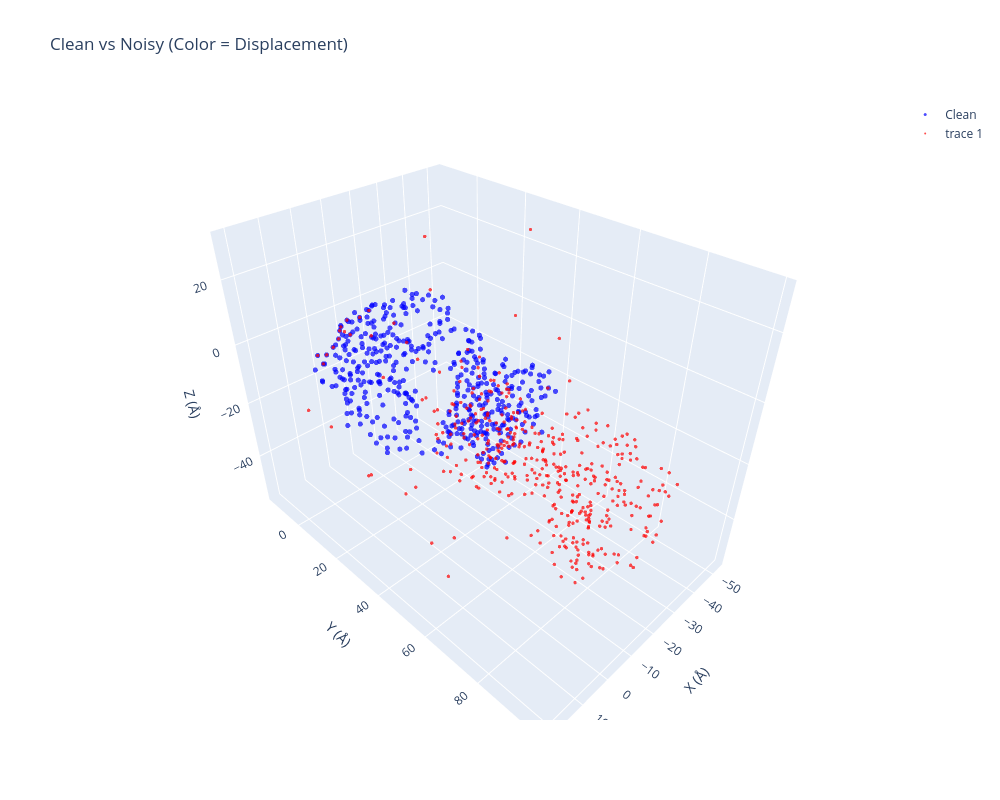
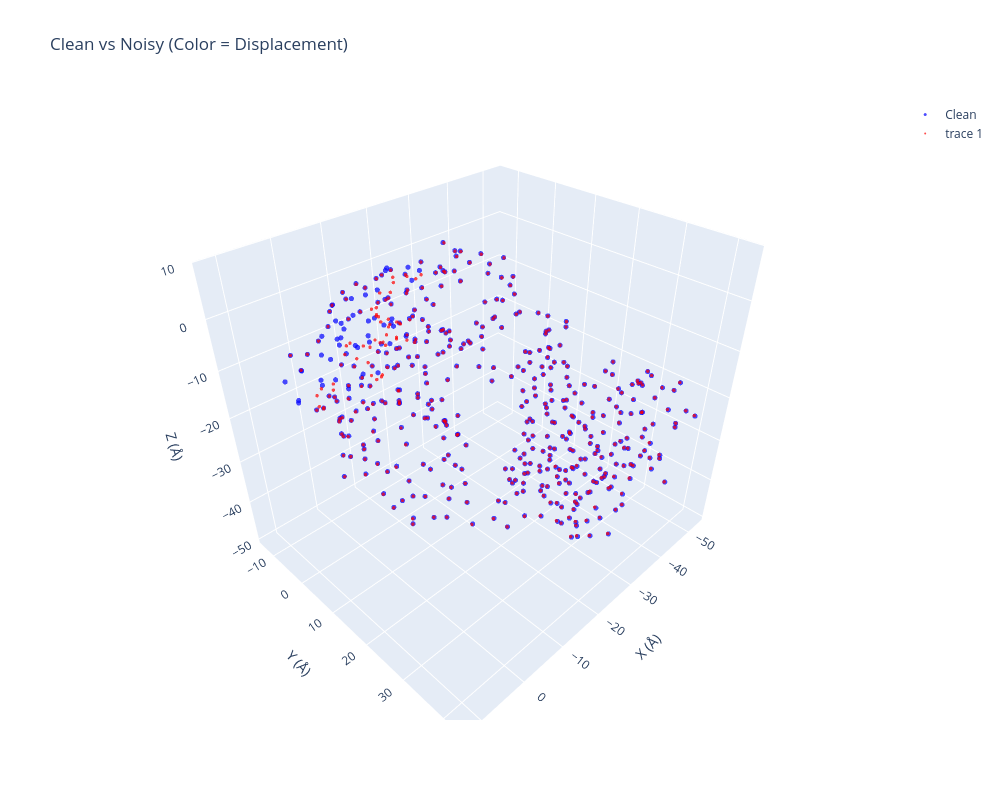

The notebook cell these images were saved under, in order:
### Markdown cell above
# 全链长，bb分析

### Code cell
import torch
import numpy as np
import plotly.graph_objects as go

def interactive_visualize(
    coords_clean: torch.Tensor,
    coords_noisy: torch.Tensor,
    atom_idx: int = 1,  # CA  # 1
    output_html: str = None
):
    """Plotly 交互式 3D 图，可旋转缩放，适合调试"""
    clean_ca = coords_clean[:, atom_idx].cpu().numpy()
    noisy_ca = coords_noisy[:, atom_idx].cpu().numpy()
    displacement = np.linalg.norm(clean_ca - noisy_ca, axis=1)
    
    fig = go.Figure()
    
    # 原始结构
    fig.add_trace(go.Scatter3d(
        x=clean_ca[:, 0], y=clean_ca[:, 1], z=clean_ca[:, 2],
        mode='markers',
        name='Clean',
        line=dict(width=2, color='blue'),
        marker=dict(size=3, color='blue', opacity=0.7)
    ))
    
    # 加噪结构（用颜色编码位移大小）
    fig.add_trace(go.Scatter3d(
        x=noisy_ca[:, 0], y=noisy_ca[:, 1], z=noisy_ca[:, 2],
        # mode='lines+markers',
        # name='Noisy',
        # marker=dict(
        #     size=5,
        #     color=displacement,
        #     colorscale='RdYlBu_r',  # 红=大扰动，蓝=小扰动
        #     colorbar=dict(title="Displacement (Å)"),
        #     opacity=0.8
        # )
        mode='markers',
        # name='Noisy',
        line=dict(width=1, color='red'),
        marker=dict(size=2, color='red', opacity=0.7)
        # line=dict(width=2, color='red'),
        # marker=dict(size=3, color='red', opacity=0.7)
    ))
    
    fig.update_layout(
        title="Clean vs Noisy (Color = Displacement)",
        scene=dict(
            xaxis_title='X (Å)',
            yaxis_title='Y (Å)',
            zaxis_title='Z (Å)',
            aspectmode='data'  # 保持 1:1:1 比例
        ),
        width=1000,
        height=800
    )
    
    if output_html:
        fig.write_html(output_html)
        print(f"✅ Interactive plot saved: {output_html}")
    
    fig.show()
    # return fig


# save
"""

# 预测对比原始数据
torch.save({
    'perturb': inputs['cord-p'],
    'pre': pred,
    'clean': tgt
}, '/root/private_data/luog/codex/IgGM/see/seefile/perturb_per_clean.pt')


"""


# 加载文件
loaded_dict = torch.load(
    '/root/private_data/luog/codex/IgGM/see/seefile/S27_1779975866.pt',
    map_location='cpu',    
    weights_only=True       
)

# 使用


# interactive_visualize(
#     coords_clean = loaded_dict['clean'].squeeze(0).detach()[25:30,:,:] ,
#     coords_noisy = loaded_dict['perturb'].squeeze(0).detach()[25:30,:,:] ,
# )
# # interactive_visualize(
# #     coords_clean = loaded_dict['perturb'].squeeze(0).detach() ,
# #     coords_noisy = loaded_dict['pre'].squeeze(0).detach() ,
# # )

# interactive_visualize(
#     coords_clean = loaded_dict['clean'].squeeze(0).detach()[25:30,:,:] ,
#     coords_noisy = loaded_dict['pre'].squeeze(0).detach()[25:30,:,:] ,
# )

interactive_visualize(
    coords_clean = loaded_dict['clean'].squeeze(0).detach() ,
    coords_noisy = loaded_dict['perturb'].squeeze(0).detach(),
)
interactive_visualize(
    coords_clean = loaded_dict['clean'].squeeze(0).detach(),
    coords_noisy = loaded_dict['pre'].squeeze(0).detach(),
)

### Figure 1 — Plotly figure (JSON) as saved in the notebook; plotly's stock layout.template omitted (floating-point values rounded to 4 significant figures; data arrays with more than 128 entries replaced by an {"elided": "..."} marker saying what was removed)
{"data": [{"line": {"color": "blue", "width": 2}, "marker": {"color": "blue", "opacity": 0.7, "size": 3}, "mode": "markers", "name": "Clean", "type": "scatter3d", "x": {"elided": "438 float values"}, "y": {"elided": "438 float values"}, "z": {"elided": "438 float values"}}, {"line": {"color": "red", "width": 1}, "marker": {"color": "red", "opacity": 0.7, "size": 2}, "mode": "markers", "type": "scatter3d", "x": {"elided": "438 float values"}, "y": {"elided": "438 float values"}, "z": {"elided": "438 float values"}}], "layout": {"height": 800, "scene": {"aspectmode": "data", "xaxis": {"title": {"text": "X (Å)"}}, "yaxis": {"title": {"text": "Y (Å)"}}, "zaxis": {"title": {"text": "Z (Å)"}}}, "title": {"text": "Clean vs Noisy (Color = Displacement)"}, "width": 1000}}

### Figure 2 — Plotly figure (JSON) as saved in the notebook; plotly's stock layout.template omitted (floating-point values rounded to 4 significant figures; data arrays with more than 128 entries replaced by an {"elided": "..."} marker saying what was removed)
{"data": [{"line": {"color": "blue", "width": 2}, "marker": {"color": "blue", "opacity": 0.7, "size": 3}, "mode": "markers", "name": "Clean", "type": "scatter3d", "x": {"elided": "438 float values"}, "y": {"elided": "438 float values"}, "z": {"elided": "438 float values"}}, {"line": {"color": "red", "width": 1}, "marker": {"color": "red", "opacity": 0.7, "size": 2}, "mode": "markers", "type": "scatter3d", "x": {"elided": "438 float values"}, "y": {"elided": "438 float values"}, "z": {"elided": "438 float values"}}], "layout": {"height": 800, "scene": {"aspectmode": "data", "xaxis": {"title": {"text": "X (Å)"}}, "yaxis": {"title": {"text": "Y (Å)"}}, "zaxis": {"title": {"text": "Z (Å)"}}}, "title": {"text": "Clean vs Noisy (Color = Displacement)"}, "width": 1000}}
